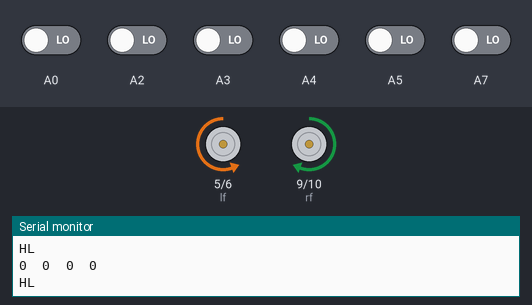
This sketch was run on a simulated Arduino Mega 2560, built with avr-gcc and run on an emulated ATmega2560. On the bench: motor-driver pin pairs drawn as motors (green arrow = first pin HIGH = forward, orange = second pin HIGH = backward, longer = more drive), the last lines printed to the serial monitor. Inputs (shaded band) come from the test bench; at power-on: A0, A2–5, A7 LOW.

Above: at 3.8 s.
3.9 s: A3 driven HIGH
At 4.8 s:
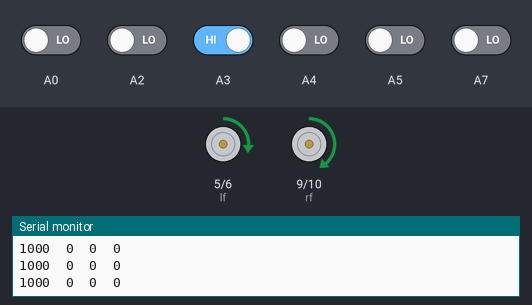
5.4 s: A2 driven HIGH
At 5.7 s:
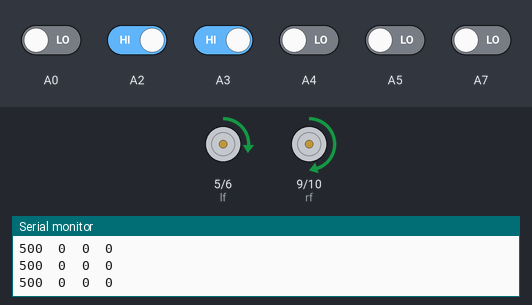
6.9 s: A4 driven HIGH
At 8.1 s:
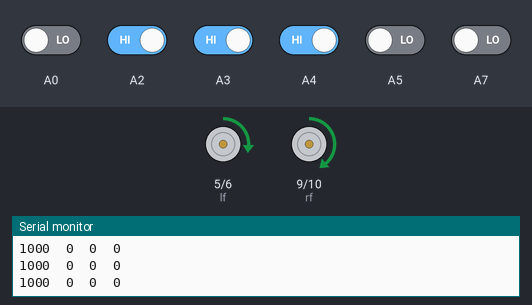
8.4 s: A5 driven HIGH
At 9.2 s:
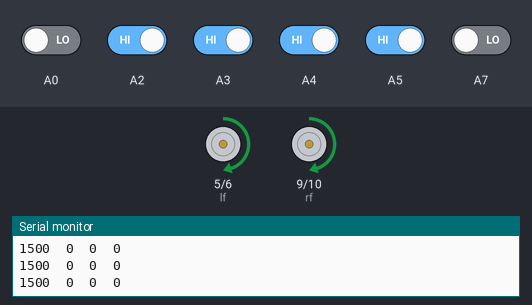
9.9 s: A2 driven LOW
At 10.2 s:
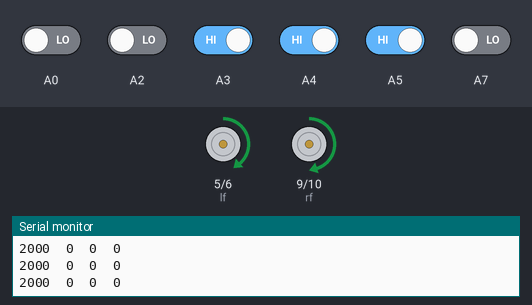
11.4 s: A5 driven LOW
At 12.5 s:
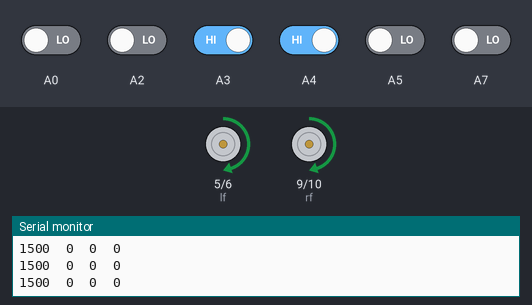
Timing chart, 0 to 13.9 s (numbered marks = the images above; inputs shaded):
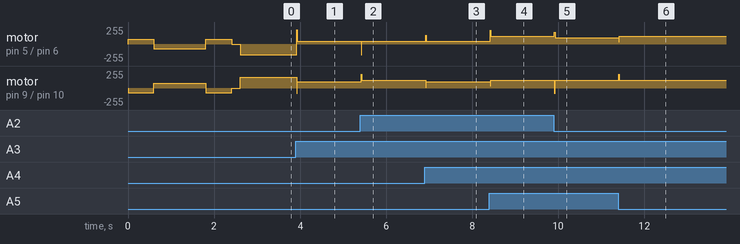

Measured:
- after the input at 3.9 s, motor on pin 5 (lf) / pin 6 (lb): backward 160/255 → forward 45/255 at once; motor on pin 9 (rf) / pin 10 (rb): forward 160/255 → forward 95/255 at once
- after the input at 5.4 s, motor on pin 5 (lf) / pin 6 (lb): forward 45/255 → backward 160/255 at once, → forward 45/255 0.01 s later; motor on pin 9 (rf) / pin 10 (rb): forward 95/255 → forward 120/255 at once
- after the input at 6.9 s, motor on pin 5 (lf) / pin 6 (lb): forward 45/255 → forward 130/255 at once, → forward 45/255 0.01 s later; motor on pin 9 (rf) / pin 10 (rb): forward 120/255 → forward 95/255 at once
- after the input at 8.4 s, motor on pin 5 (lf) / pin 6 (lb): forward 45/255 → forward 120/255 at once; motor on pin 9 (rf) / pin 10 (rb): forward 95/255 → forward 120/255 at once
- after the input at 9.9 s, motor on pin 5 (lf) / pin 6 (lb): forward 120/255 → forward 95/255 at once; motor on pin 9 (rf) / pin 10 (rb): forward 120/255 → backward 75/255 at once, → forward 120/255 0.01 s later
- after the input at 11.4 s, motor on pin 5 (lf) / pin 6 (lb): forward 95/255 → forward 120/255 at once; motor on pin 9 (rf) / pin 10 (rb): forward 120/255 → forward 205/255 at once, → forward 120/255 0.01 s later

The sketch:

qtr_pid_test_4.ino
```cpp
#include <QTRSensors.h>
#define NUM_SENSORS2  2
#define Kp .05 // experiment to determine this, start by something small that just makes your bot follow the line at a slow speed
#define Kd .17 // experiment to determine this, slowly increase the speeds and adjust this value. ( Note: Kp < Kd)
#define rightMaxSpeed 250 // max speed of the robot
#define leftMaxSpeed 250 // max speed of the robot
#define rightBaseSpeed 70 // this is the speed at which the motors should spin when the robot is perfectly on the line
#define leftBaseSpeed 70  // this is the speed at which the motors should spin when the robot is perfectly on the line
#define NUM_SENSORS  4     // number of sensors used
#define TIMEOUT       2500  // waits for 2500 us for sensor outputs to go low
#define EMITTER_PIN   A8     // emitter is controlled by digital pin 2
int lf = 5;
int lb = 6;
int rf = 9;
int rb = 10;
int  SPEED=70,MSPEED=160;
int sec=0;
int cr=300;

QTRSensorsRC qtrrc((unsigned char[]) { A2, A3, A4, A5} ,NUM_SENSORS, TIMEOUT, EMITTER_PIN); // sensor connected through analog pins A0 - A5 i.e. digital pins 14-19
QTRSensorsRC qtrrc2((unsigned char[]) {  A0, A7},NUM_SENSORS2, TIMEOUT, EMITTER_PIN);
unsigned int sensorValues[NUM_SENSORS];
unsigned int sensorValues2[NUM_SENSORS2];

void setup()
{
  int i;
for (int i = 0; i < 40; i++) // calibrate for sometime by sliding the sensors across the line, or you may use auto-calibration instead
{
  // comment this part out for automatic calibration
  if ( i  < 10 || i >= 30 ) // turn to the left and right to expose the sensors to the brightest and darkest readings that may be encountered
     mway('R');
   else
     mway('L');
    qtrrc.calibrate();
    qtrrc2.calibrate();
   delay(10);
mway2(0,0);
}
delay(200); // wait for 2s to position the bot before entering the main loop
    Serial.begin(9600);
  }

int lastError = 0;

void loop()
{
  unsigned int sensors[4];
  int position = qtrrc.readLine(sensors);
  int position2 = qtrrc2.readLine(sensorValues2);
  int error = position - 1500;

  int motorSpeed = Kp * error + Kd * (error - lastError);
  lastError = error;

  int rightMotorSpeed = rightBaseSpeed + motorSpeed;
  int leftMotorSpeed = leftBaseSpeed - motorSpeed;
  Serial.print(position);
  Serial.print('\t');
    Serial.print(sensorValues2[0]);
    Serial.print('\t');
    Serial.print(sensorValues2[1]);
    Serial.print('\t');
  Serial.println(position2);
  if((position>1400)&&(position<1600))
{
  leftMotorSpeed = leftMotorSpeed+50;
  rightMotorSpeed = rightMotorSpeed+50;
}

    if (rightMotorSpeed > rightMaxSpeed ) rightMotorSpeed = rightMaxSpeed; // prevent the motor from going beyond max speed
  if (leftMotorSpeed > leftMaxSpeed ) leftMotorSpeed = leftMaxSpeed; // prevent the motor from going beyond max speed
  if (rightMotorSpeed < -rightMaxSpeed) rightMotorSpeed = -rightMaxSpeed; // keep the motor speed positive
  if (leftMotorSpeed < -leftMaxSpeed) leftMotorSpeed = -leftMaxSpeed; // keep the motor speed positive

if((position!=0)&&(position!=3000)&&(sensorValues2[0]<cr))
   {
     mway2(leftMotorSpeed,rightMotorSpeed);
   }
     else if ((sec!=1)&&((position==0)||(position==3000)))//&&(position2<1500))
  {
    SPEED= MSPEED;
   mway('L');
  }

  else if ((position2==1000)&&((position==0)||(position==3000))&&(sec==1))
  {
    SPEED= MSPEED;
   mway('R');
  }
// else if (((sec==2)||(sec==3))&&((position>0)&&(position<3000)))
//  {
//    SPEED= MSPEED;
//      while((sensorValues2[1]<cr)&&(position>1000)&&(position<2000))
//  {
//     int position = qtrrc.readLine(sensors);
//    int position2 = qtrrc2.readLine(sensorValues2);
//   mway('L');
//
//  }
////        while((sensors[3]<cr))
////  {
////     int position = qtrrc.readLine(sensors);
////    int position2 = qtrrc2.readLine(sensorValues2);
////   mway('R');
////
////  }
//   mway('s');
//   sec=0;
//
//  }


if ((sensorValues2[0]>cr)&&(sensorValues2[1]>cr))
sec=3;
else if ((sensorValues2[0]>cr)&&(sensorValues2[1]<cr))
sec=2;
else if ((sensorValues2[0]<cr)&&(sensorValues2[1]>cr))
sec=1;


//
//
//  else if((sensorValues2[0]>500))
//  {
//  while((sensorValues2[1]<500)&&(position!=0)&&(position!=3000))
//  {
//     int position = qtrrc.readLine(sensors);
//    int position2 = qtrrc2.readLine(sensorValues2);
//   mway('L');
//
//  }
//   mway('s');
//  }
}
```

triangle_motor_analog.ino
```cpp
int state=0;
int flag=0;
int stateStop=0;


void mway(int state)
{
int lspeed=  SPEED;
int rspeed=  SPEED;
if (state == 'f') {
        analogWrite(lf, lspeed);
        analogWrite(lb, 0);
        analogWrite(rf, rspeed);
        analogWrite(rb, 0);
          Serial.println("Go Forward!");
    }
    else if (state == 'l') {
        analogWrite(lf, 0);
        analogWrite(lb, 0);
        analogWrite(rf, rspeed);
        analogWrite(rb, 0);
          Serial.println("SL");
    }
    else if (state == 'L') {
        analogWrite(lf, 0);
        analogWrite(lb, lspeed);
        analogWrite(rf, rspeed);
        analogWrite(rb, 0);
          Serial.println("HL");
    }
        else if (state == 'm') {
        analogWrite(lf, 0);
        analogWrite(lb, lspeed);
        analogWrite(rf, 0);
        analogWrite(rb, 0);
          Serial.println("BL");
     }
    else if (state == 'b') {
        analogWrite(lf, 0);
        analogWrite(lb, lspeed);
        analogWrite(rf, 0);
        analogWrite(rb, rspeed);
          Serial.println("BACK");
    }
    else if (state == 'r') {
        analogWrite(lf, lspeed);
        analogWrite(lb, 0);
        analogWrite(rf, 0);
        analogWrite(rb, 0);
          Serial.println("SR");
    }
    else if (state == 'R') {
        analogWrite(lf, lspeed);
        analogWrite(lb, 0);
        analogWrite(rf, 0);
        analogWrite(rb, rspeed);
          Serial.println("HR");
    }
    else if (state == 'q') {
        analogWrite(lf, 0);
        analogWrite(lb, 0);
        analogWrite(rf, 0);
        analogWrite(rb, rspeed);
          Serial.println("BR");
    }

    else if (state == 's') {
        analogWrite(lf, 0);
        analogWrite(lb, 0);
        analogWrite(rf, 0);
        analogWrite(rb, 0);
        //analogWrite(led, 0);
        if(flag == 0){
          Serial.println("STOP!");
          flag=1;
        }
        stateStop=0;
    }
}
```

triangle_motor_analog2.ino
```cpp
void mway2(int lspeed,int rspeed )
{
  if (rspeed==0)
  {
        analogWrite(lf, 0);
        analogWrite(lb, 0);
  }
  else if(rspeed>0)
  {
        analogWrite(lf, rspeed);
        analogWrite(lb, 0);
  }
  else if(rspeed<0)
  {
        rspeed=-rspeed;
        analogWrite(lf, 0);
        analogWrite(lb, rspeed);
  }
if (lspeed==0)
  {
        analogWrite(rf, 0);
        analogWrite(rb, 0);
  }
  else if(lspeed>0)
  {
        analogWrite(rf, lspeed);
        analogWrite(rb, 0);
  }
  else if(lspeed<0)
  {
        lspeed=-lspeed;
        analogWrite(rf, 0);
        analogWrite(rb, lspeed);
  }

}
```
